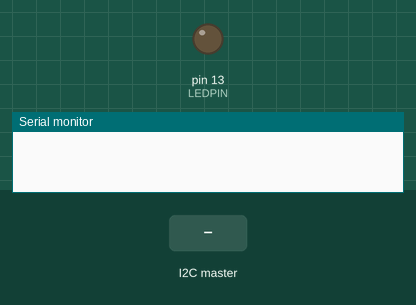
Recording of a sketch running on a simulated Arduino Uno, built with avr-gcc and run on an emulated ATmega328P. Parts: output pins drawn as LEDs (lit = HIGH), the last lines printed to the serial monitor. The test bench sets the inputs (shaded band).

Above: at 1.2 s.
1.3 s: the I2C master sends the byte 0
At 2.0 s:
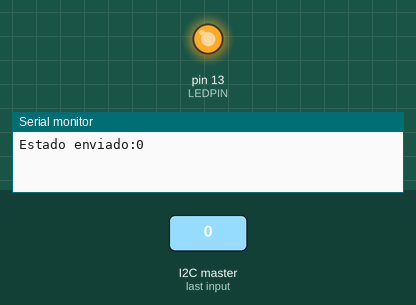
2.8 s: the I2C master sends the byte 1
At 3.1 s:
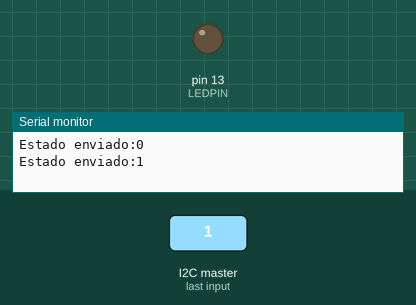
4.3 s: the I2C master sends the byte 2
At 5.4 s:
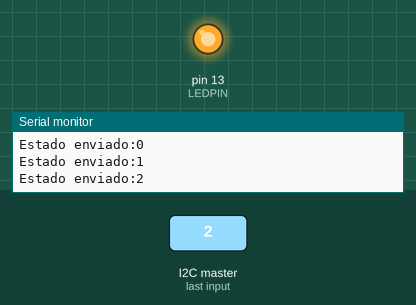
Timing chart, 0 to 7.3 s (numbered marks = the images above; inputs shaded):
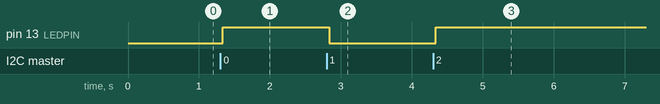

Measured:
- after the input at 1.3 s, pin 13 (LEDPIN): LOW → HIGH at once
- after the input at 2.8 s, pin 13 (LEDPIN): HIGH → LOW at once
- after the input at 4.3 s, pin 13 (LEDPIN): LOW → HIGH at once

The sketch:

Parcial_3_Escalvo.ino
```cpp
/*
  Programarfacil https://programarfacil.com
  Autor: Luis del Valle @ldelvalleh
  Comunicación I2C entre dos Arduinos, maestro
*/
  #include <SoftwareSerial.h>
  #include <Wire.h>

// se define al Pin2 como RX, Pin3 como TX
   SoftwareSerial mySerial(4,5);// RX,TX

int LEDPIN=13;

void setup() {

  // Pines en modo salida
  pinMode(LEDPIN, OUTPUT);
  digitalWrite(LEDPIN, LOW);

  // Unimos este dispositivo al bus I2C con dirección 1
  Wire.begin(1);

  // Registramos el evento al recibir datos
  Wire.onReceive(receiveEvent);

  // Iniciamos el monitor serie para monitorear la comunicación
  Serial.begin(9600);
  mySerial.begin(9600);
}

void loop() {
  delay(300);

  /* Codigo Serial de Modulo BT
   *
   *  mySerial.write("1");  Serial.println("LED: on");
      SensorUltrasonido();
      SensorTemperaturaHumedad();
      delay(2000);
      mySerial.write("0");  Serial.println("LED: off");
      delay(2000);
   *
   */
}

// Función que se ejecuta siempre que se reciben datos del master
// siempre que en el master se ejecute la sentencia endTransmission
// recibirá toda la información que hayamos pasado a través de la sentencia Wire.write
void receiveEvent(int howMany) {

 int pinOut = 0;

 pinOut = Wire.read();
 Serial.print("Estado enviado:");
 Serial.println(pinOut);
 mySerial.write(pinOut);

mySerial.print("1234");

mySerial.print(",");

mySerial.print("1234.0");

mySerial.print(",");

mySerial.print("1234 hPa");

mySerial.print(",");

mySerial.print("500 ml/s");

mySerial.print(",");

mySerial.print(pinOut);

mySerial.print(";");

 if(pinOut == 1){
   digitalWrite(LEDPIN, LOW);
 }else{
  digitalWrite(LEDPIN, HIGH);
 }


}
```
